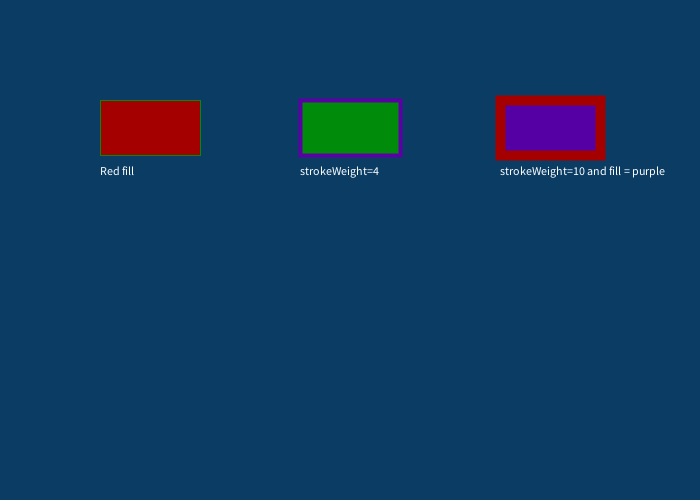
Frame 1 (no input)
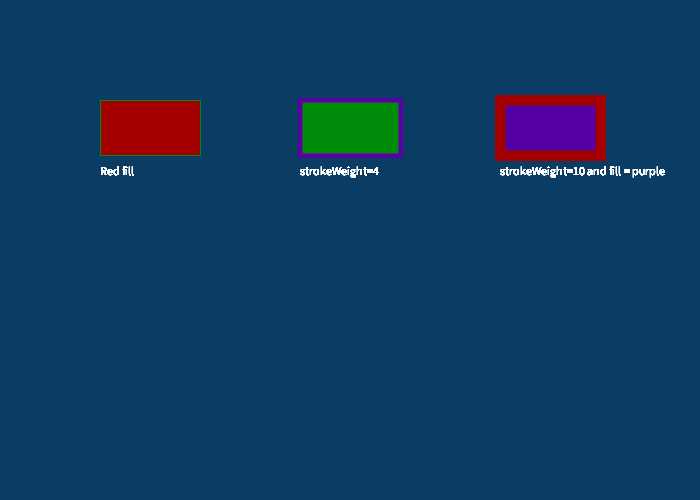
Frame 60 (the mouse pressed at the canvas centre just before this capture)
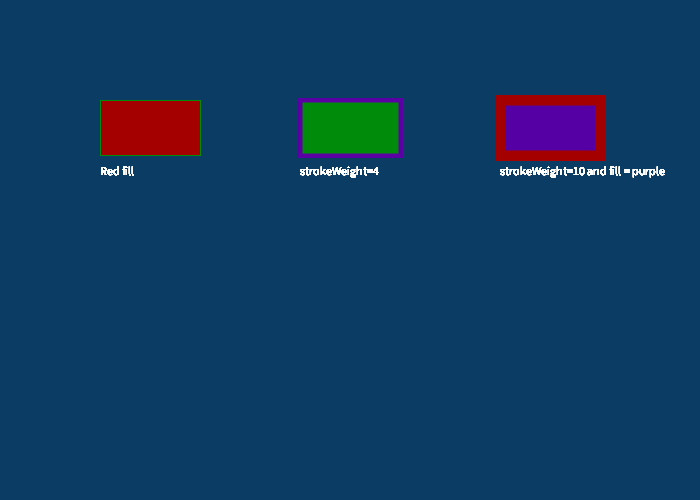
Frame 120 (the mouse held since frame 60 and released just before this capture)

The Processing sketch that drew these frames (run headless with seeded random() and noise(); from frame 60 on, the mouse is pressed at the canvas centre):

// Processing sketch: assignment
// ── assignment.pde
void setup() {
  size(700, 500); // Size of canvas
  background(10, 60, 100); // Background color as rgb values
}

void draw() {
  // Program will be here...
  //Draw Even-spaced rectangles
  //Add stroke and strokeweight
  stroke(0,140,10);
  strokeWeight(1);
  fill(165,0,0);
  rect(100,100,100,55);
  
  stroke(90,0,165);
  strokeWeight(4);
  fill(0,140,10);
  rect(300,100,100,55);
  
  stroke(165,0,0);
  strokeWeight(10);
  fill(85,0,165);
  rect(500,100,100,55);
  
  //Draw labels
  fill(255,255,255);
  textSize(12);
  text("Red fill",100,175);
  
  textSize(12);
  text("strokeWeight=4",300,175);
  fill(255,255,255);
  
  textSize(12);
  text("strokeWeight=10 and fill = purple", 500,175);
  fill(255,255,255);
  //
}
